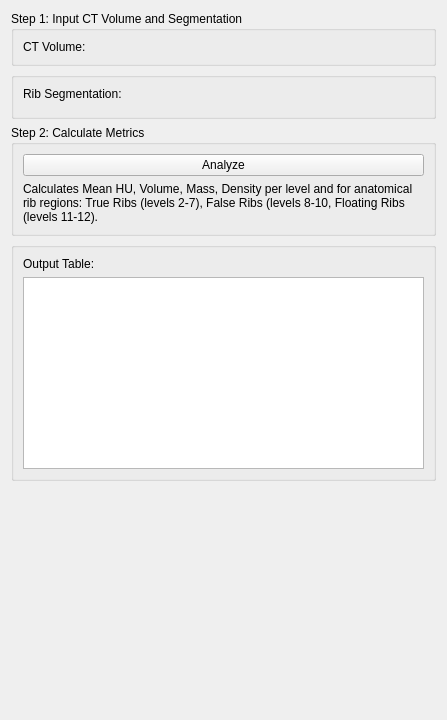
<?xml version="1.0" encoding="UTF-8"?>
<ui version="4.0">
 <class>CIP_RibAnalysisWidget</class>
 <widget class="qMRMLWidget" name="CIP_RibAnalysisWidget">
  <property name="geometry">
   <rect>
    <x>0</x>
    <y>0</y>
    <width>447</width>
    <height>720</height>
   </rect>
  </property>
  <property name="windowTitle">
   <string>CIP Rib Analysis</string>
  </property>
  <layout class="QVBoxLayout" name="mainLayout">
   <item>
    <widget class="QGroupBox" name="inputGroupBox">
     <property name="title">
      <string>Step 1: Input CT Volume and Segmentation</string>
     </property>
     <layout class="QFormLayout" name="inputFormLayout">
      <item row="0" column="0">
       <widget class="QLabel" name="ctInputLabel">
        <property name="text">
         <string>CT Volume:</string>
        </property>
       </widget>
      </item>
      <item row="0" column="1">
       <widget class="qMRMLNodeComboBox" name="ctInputSelector">
        <property name="nodeTypes">
         <stringlist>
          <string>vtkMRMLScalarVolumeNode</string>
         </stringlist>
        </property>
        <property name="addEnabled">
         <bool>false</bool>
        </property>
        <property name="removeEnabled">
         <bool>false</bool>
        </property>
        <property name="noneDisplay">
         <string>Select CT Volume</string>
        </property>
       </widget>
      </item>
     </layout>
    </widget>
   </item>
   <item>
    <widget class="QGroupBox" name="segmentGroupBox">
     <property name="title">
      <string/>
     </property>
     <layout class="QVBoxLayout" name="segmentLayout">
      <item>
       <widget class="QLabel" name="ribSegmentationLabel">
        <property name="text">
         <string>Rib Segmentation:</string>
        </property>
       </widget>
      </item>
      <item>
       <widget class="qMRMLNodeComboBox" name="ribSegmentationSelector">
        <property name="nodeTypes">
         <stringlist>
          <string>vtkMRMLSegmentationNode</string>
         </stringlist>
        </property>
        <property name="addEnabled">
         <bool>false</bool>
        </property>
        <property name="removeEnabled">
         <bool>false</bool>
        </property>
        <property name="noneDisplay">
         <string>Select Segmentation</string>
        </property>
       </widget>
      </item>
     </layout>
    </widget>
   </item>
   <item>
    <widget class="QGroupBox" name="analysisGroupBox">
     <property name="title">
      <string>Step 2: Calculate Metrics</string>
     </property>
     <layout class="QVBoxLayout" name="analysisLayout">
      <item>
       <widget class="QPushButton" name="analyzeButton">
        <property name="text">
         <string>Analyze</string>
        </property>
       </widget>
      </item>
      <item>
       <widget class="QLabel" name="metricsInfoLabel">
        <property name="text">
         <string>Calculates Mean HU, Volume, Mass, Density per level and for anatomical rib regions: True Ribs (levels 2-7), False Ribs (levels 8-10, Floating Ribs (levels 11-12).</string>
        </property>
        <property name="wordWrap">
         <bool>true</bool>
        </property>
       </widget>
      </item>
     </layout>
    </widget>
   </item>
   <item>
    <widget class="QGroupBox" name="resultsGroupBox">
     <property name="title">
      <string/>
     </property>
     <layout class="QVBoxLayout" name="resultsLayout">
      <item>
       <layout class="QFormLayout" name="tableSelectLayout">
        <item row="0" column="0">
         <widget class="QLabel" name="outputTableLabel">
          <property name="text">
           <string>Output Table:</string>
          </property>
         </widget>
        </item>
        <item row="0" column="1">
         <widget class="qMRMLNodeComboBox" name="outputTableSelector">
          <property name="nodeTypes">
           <stringlist>
            <string>vtkMRMLTableNode</string>
           </stringlist>
          </property>
          <property name="addEnabled">
           <bool>true</bool>
          </property>
          <property name="removeEnabled">
           <bool>true</bool>
          </property>
          <property name="noneDisplay">
           <string>Create New Table</string>
          </property>
         </widget>
        </item>
       </layout>
      </item>
      <item>
       <widget class="qMRMLTableView" name="resultsTableView"/>
      </item>
     </layout>
    </widget>
   </item>
   <item>
    <spacer name="verticalSpacer">
     <property name="orientation">
      <enum>Qt::Vertical</enum>
     </property>
     <property name="sizeHint" stdset="0">
      <size>
       <width>20</width>
       <height>40</height>
      </size>
     </property>
    </spacer>
   </item>
  </layout>
 </widget>
 <customwidgets>
  <customwidget>
   <class>qMRMLNodeComboBox</class>
   <extends>QWidget</extends>
   <header>qMRMLNodeComboBox.h</header>
  </customwidget>
  <customwidget>
   <class>qMRMLTableView</class>
   <extends>QTableView</extends>
   <header>qMRMLTableView.h</header>
  </customwidget>
  <customwidget>
   <class>qMRMLWidget</class>
   <extends>QWidget</extends>
   <header>qMRMLWidget.h</header>
   <container>1</container>
  </customwidget>
 </customwidgets>
 <resources/>
 <connections/>
</ui>
